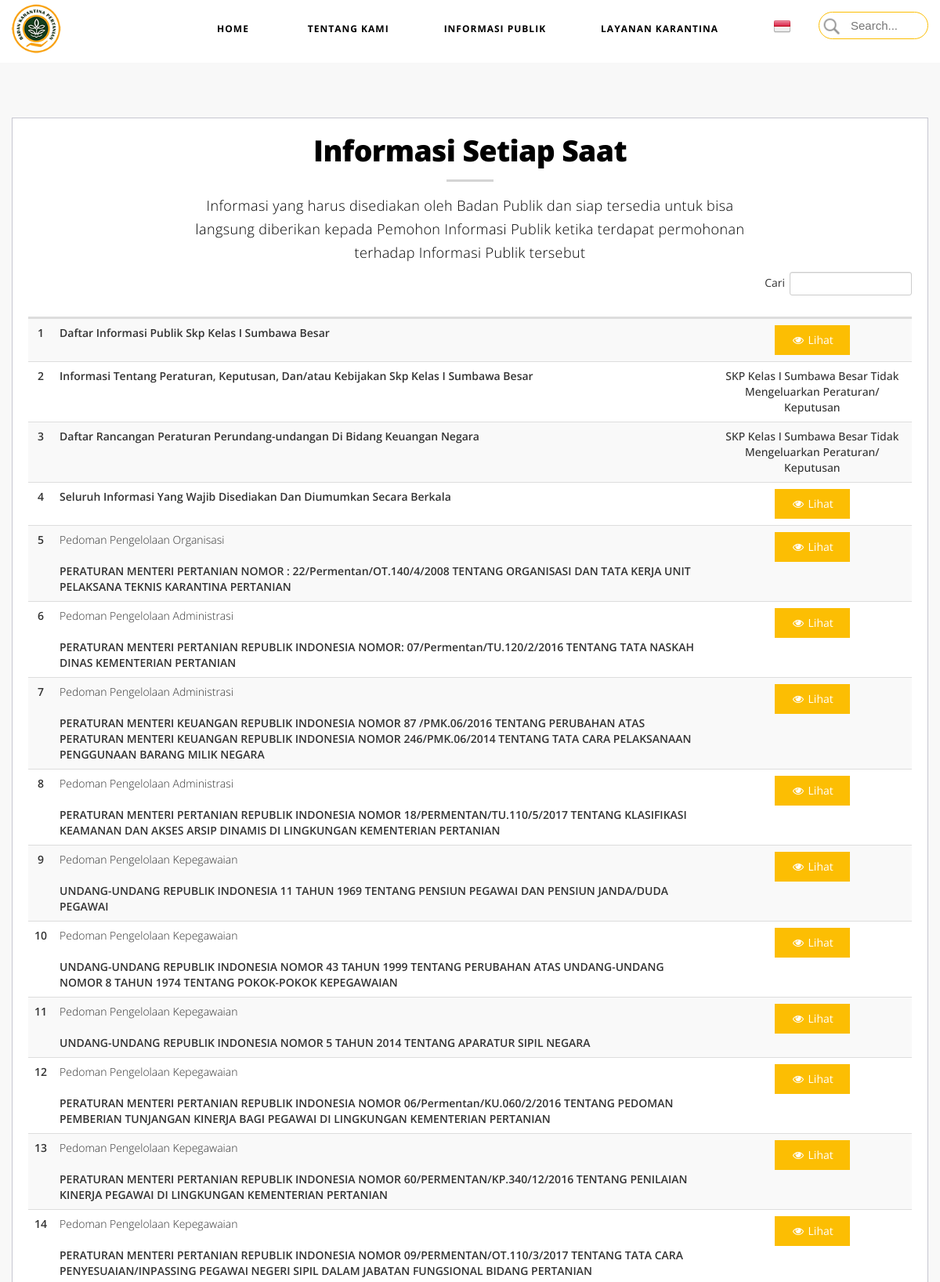
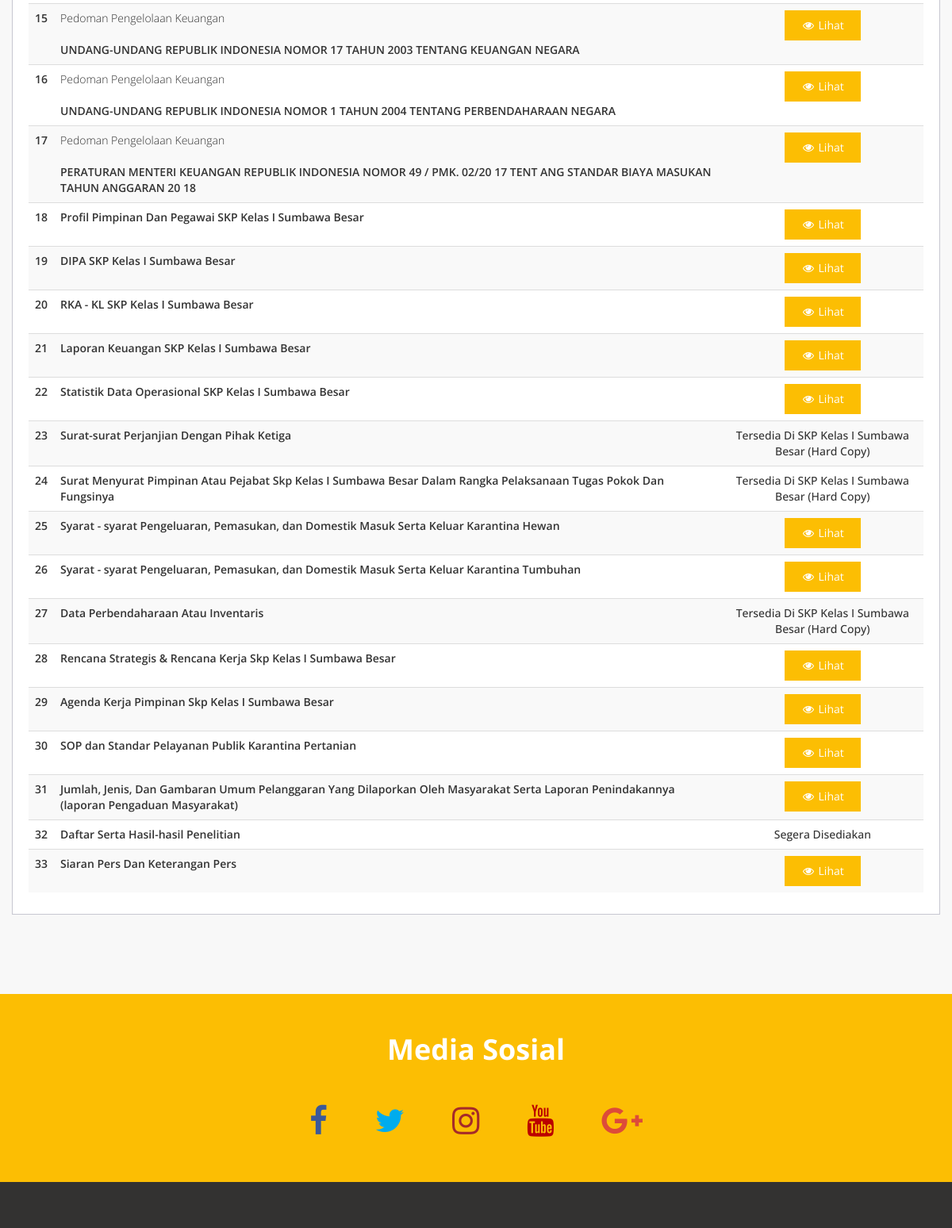
The app's page /ppid?info=setiap_saat (upper part) with its own data (2 pictures, top to bottom).
### tables this page shows
CREATE TABLE `ppid_info_setiapsaat` (
  `id` int(20) NOT NULL,
  `bagian_info` varchar(400) NOT NULL,
  `nama_info` varchar(500) NOT NULL,
  `kategori` varchar(100) NOT NULL,
  `keterangan` varchar(400) NOT NULL,
  `link` varchar(400) NOT NULL,
  `waktu_input` date NOT NULL,
  `jenis` varchar(20) NOT NULL DEFAULT 'setiap_saat'
);

### admin/classes/class_ppid.php (called while the page is built, shortened)
<?php
class ppid{
	private $db;
	public function __construct(Database $db){
			$this->conn = $db;
			$this->db = $this->conn->getConnection();
	}
	public function tampil_info_setiapsaat($id=null){
		$sql = "SELECT * FROM ppid_info_setiapsaat";
		$query = $this->db->query($sql) or die($this->db->error);
		return $query;
	}
}
?>

### admin/config/database.php (called while the page is built, shortened)
<?php
class Database {
	private static $connection;
	private $host = "localhost";
	private $username = "root";
	private $password = "";
	private $database = "websumbawa";
	private function __construct() {
		self::$connection = new mysqli($this->host, $this->username, $this->password, $this->database);
	}
	public function getConnection() {
		return self::$connection;
	}
}
?>

### templates/head.php (called while the page is built, shortened)
<?php
require_once('admin/config/database.php');
require_once('admin/classes/class_ppid.php');
$db = Database::getInstance();
$ppid = new ppid($db);
require_once('templates/header_web.php');
?>

### views/ppid/setiap_saat.php (the view, shortened to what this page needs)
<section class="light-bg atas" id="berkala">
	<div class="container">
		<div class="row">
			<div class="mz-module text-center">
				<div class="mz-module-about text-center">
					<div class="section-title">
						<h2 class="judul">Informasi Setiap Saat</h2>
					</div>
					<div class="col-md-8 col-md-offset-2">
						<h4>Informasi yang harus disediakan oleh Badan Publik dan siap tersedia untuk bisa langsung diberikan kepada Pemohon Informasi Publik ketika terdapat permohonan terhadap Informasi Publik tersebut</h4>
					</div>
					<table id="info_berkala2" class="table table-striped text-center" style="width:100%">
						<thead>
							<tr>
								<th></th>
					            <th></th>
								<th></th>
							</tr>
						</thead>
						<tbody>
							<?php
								$no = 1;
								$tampil = $ppid->tampil_info_setiapsaat();
								while ($data = $tampil->fetch_object()) :
							?>
							<tr>
								<td><?php echo $no++ ?></td>
								<?php
									if (!empty($data->nama_info)) { ?>
											<?php if (!empty($data->kategori)): ?>
													<td><?php echo '<span style="font-weight: 200;">'.$data->kategori.'</span><br><br>'.$data->nama_info;?></td>
											<?php else: ?>
													<td><?php echo $data->nama_info ?></td>
											<?php endif ?>
								<?php	}else{ ?>
										<td><?php echo ucwords($data->bagian_info) ?></td>
								<?php }
								?>
								<?php if (!empty($data->keterangan)): ?>
										<td><?php echo '<span style="font-weight: 500;">'.$data->keterangan.'</span>'; ?></td>
									<?php else: ?>
										<td><a href="<?=$data->link;?>" target="_blank"><button type="button"  class="btn btn-warning"><i class="fa fa-eye fa-fw"></i> Lihat</button></a></td>
								<?php endif ?>
							</tr>
							<?php endwhile ?>
						</tbody>
					</table>
				</div>
			</div>
		</div>
	</div>
</section>

### css/style.css (style rules this page uses)
body { margin: 0px; font-family: "Open Sans", Sans-serif; }
h4, h5, h6 { font-weight: 300; letter-spacing: 0.4px; font-family: "Open Sans", Sans-serif; color: #232323; }
@media (min-width: 768px) { section { padding: 150px 0; } }
section { padding: 70px 0; }
.section-title h2 { font-size: 50px; color: #B3B3BB; font-weight: 900; letter-spacing: -0.6px; position: relative; margin: 0 0 50px 0; padding-bottom: 15px; }
.section-title h2:after { left: 50%; z-index: 1; width: 60px; height: 3px; content: " "; bottom: -5px; margin-left: -30px; text-align: center; position: absolute; background: #D4D4D4; }
.mz-module { position: relative; margin-bottom: 30px; }
.mz-module-about { border: 1px solid #c7c7d1; min-height: 280px; padding: 20px; background-color: #FFF; }
.light-bg { background-color: #f8f8f8; }
.btn { display: inline-block; padding: 8px 20px; margin-bottom: 0; font-size: 14px; font-weight: 400; line-height: 1.42857143; text-align: center; white-space: nowrap; vertical-align: middle; -ms-touch-action: manipulation; touch-action: manipulation; cursor: pointer; -webkit-user-select: none; -moz-user-select: none; -ms-user-select: none; user-select: none; background-image: none; border: 1px solid transparent; border-radius: 0px; background-color: #FCBE03; }
.pagination > li > a:hover, { background-color: white; }
body { top: 0px !important; }

### templates/header_web.php (style rules this page uses)
body { overflow-x: hidden; }

### ppid.php (style rules this page uses)
.atas { margin-top: 50px; }

### views/ppid/setiap_saat.php (style rules this page uses)
section#berkala { margin-top: 80px; }
h2.judul { color: #000; font-size: 28pt }
th { text-align: center; }
td { vertical-align: text-bottom; font-weight: 600; }
td:nth-of-type(2) { text-align: left; padding: 30px; vertical-align: text-bottom; }
h4 { text-align: center; color: #000; line-height: 30px; margin-top: -30px }

### records on screen
ppid_info_setiapsaat: bagian_info "Daftar Informasi Publik Skp Kelas I Sumbawa Besar"
ppid_info_setiapsaat: bagian_info "Informasi Tentang Peraturan, Keputusan, Dan/atau Kebijakan Skp Kelas I Sumbawa Besar", keterangan "SKP Kelas I Sumbawa Besar Tidak Mengeluarkan Peraturan/ Keputusan"
ppid_info_setiapsaat: bagian_info "Daftar Rancangan Peraturan Perundang-undangan Di Bidang Keuangan Negara", keterangan "SKP Kelas I Sumbawa Besar Tidak Mengeluarkan Peraturan/ Keputusan"
ppid_info_setiapsaat: bagian_info "Seluruh Informasi Yang Wajib Disediakan Dan Diumumkan Secara Berkala"
ppid_info_setiapsaat: kategori "Pedoman Pengelolaan Organisasi", nama_info "PERATURAN MENTERI PERTANIAN NOMOR : 22/Permentan/OT.140/4/2008 TENTANG ORGANISASI DAN TATA KERJA UNIT PELAKSANA TEKNIS KARANTINA PERTANIAN"
ppid_info_setiapsaat: kategori "Pedoman Pengelolaan Administrasi", nama_info "PERATURAN MENTERI PERTANIAN REPUBLIK INDONESIA NOMOR: 07/Permentan/TU.120/2/2016 TENTANG TATA NASKAH DINAS KEMENTERIAN PERTANIAN"
ppid_info_setiapsaat: kategori "Pedoman Pengelolaan Administrasi", nama_info "PERATURAN MENTERI KEUANGAN REPUBLIK INDONESIA NOMOR 87 /PMK.06/2016 TENTANG PERUBAHAN ATAS PERATURAN MENTERI KEUANGAN REPUBLIK INDONESIA NOMOR 246/PMK.06/2014 TENTANG TATA CARA PELAKSANAAN PENGGUNAAN BARANG MILIK NEGARA"
ppid_info_setiapsaat: kategori "Pedoman Pengelolaan Administrasi", nama_info "PERATURAN MENTERI PERTANIAN REPUBLIK INDONESIA NOMOR 18/PERMENTAN/TU.110/5/2017 TENTANG KLASIFIKASI KEAMANAN DAN AKSES ARSIP DINAMIS DI LINGKUNGAN KEMENTERIAN PERTANIAN"
ppid_info_setiapsaat: kategori "Pedoman Pengelolaan Kepegawaian", nama_info "UNDANG-UNDANG REPUBLIK INDONESIA 11 TAHUN 1969 TENTANG PENSIUN PEGAWAI DAN PENSIUN JANDA/DUDA PEGAWAI"
ppid_info_setiapsaat: kategori "Pedoman Pengelolaan Kepegawaian", nama_info "UNDANG-UNDANG REPUBLIK INDONESIA NOMOR 43 TAHUN 1999 TENTANG PERUBAHAN ATAS UNDANG-UNDANG NOMOR 8 TAHUN 1974 TENTANG POKOK-POKOK KEPEGAWAIAN"
ppid_info_setiapsaat: kategori "Pedoman Pengelolaan Kepegawaian", nama_info "UNDANG-UNDANG REPUBLIK INDONESIA NOMOR 5 TAHUN 2014 TENTANG APARATUR SIPIL NEGARA"
ppid_info_setiapsaat: kategori "Pedoman Pengelolaan Kepegawaian", nama_info "PERATURAN MENTERI PERTANIAN REPUBLIK INDONESIA NOMOR 06/Permentan/KU.060/2/2016 TENTANG PEDOMAN PEMBERIAN TUNJANGAN KINERJA BAGI PEGAWAI DI LINGKUNGAN KEMENTERIAN PERTANIAN"
ppid_info_setiapsaat: kategori "Pedoman Pengelolaan Kepegawaian", nama_info "PERATURAN MENTERI PERTANIAN REPUBLIK INDONESIA NOMOR 60/PERMENTAN/KP.340/12/2016 TENTANG PENILAIAN KINERJA PEGAWAI DI LINGKUNGAN KEMENTERIAN PERTANIAN"
ppid_info_setiapsaat: kategori "Pedoman Pengelolaan Kepegawaian", nama_info "PERATURAN MENTERI PERTANIAN REPUBLIK INDONESIA NOMOR 09/PERMENTAN/OT.110/3/2017 TENTANG TATA CARA PENYESUAIAN/INPASSING PEGAWAI NEGERI SIPIL DALAM JABATAN FUNGSIONAL BIDANG PERTANIAN"
ppid_info_setiapsaat: kategori "Pedoman Pengelolaan Keuangan", nama_info "UNDANG-UNDANG REPUBLIK INDONESIA NOMOR 17 TAHUN 2003 TENTANG KEUANGAN NEGARA"
ppid_info_setiapsaat: kategori "Pedoman Pengelolaan Keuangan", nama_info "UNDANG-UNDANG REPUBLIK INDONESIA NOMOR 1 TAHUN 2004 TENTANG PERBENDAHARAAN NEGARA"
ppid_info_setiapsaat: kategori "Pedoman Pengelolaan Keuangan", nama_info "PERATURAN MENTERI KEUANGAN REPUBLIK INDONESIA NOMOR 49 / PMK. 02/20 17 TENT ANG STANDAR BIAYA MASUKAN TAHUN ANGGARAN 20 18"
ppid_info_setiapsaat: nama_info "Profil Pimpinan Dan Pegawai SKP Kelas I Sumbawa Besar"
ppid_info_setiapsaat: nama_info "DIPA SKP Kelas I Sumbawa Besar"
ppid_info_setiapsaat: nama_info "RKA - KL SKP Kelas I Sumbawa Besar"
ppid_info_setiapsaat: nama_info "Laporan Keuangan SKP Kelas I Sumbawa Besar"
ppid_info_setiapsaat: nama_info "Statistik Data Operasional SKP Kelas I Sumbawa Besar"
ppid_info_setiapsaat: bagian_info "Surat-surat Perjanjian Dengan Pihak Ketiga", keterangan "Tersedia Di SKP Kelas I Sumbawa Besar (Hard Copy)"
ppid_info_setiapsaat: bagian_info "Surat Menyurat Pimpinan Atau Pejabat Skp Kelas I Sumbawa Besar Dalam Rangka Pelaksanaan Tugas Pokok Dan Fungsinya", keterangan "Tersedia Di SKP Kelas I Sumbawa Besar (Hard Copy)"
ppid_info_setiapsaat: nama_info "Syarat - syarat Pengeluaran, Pemasukan, dan Domestik Masuk Serta Keluar Karantina Hewan"
ppid_info_setiapsaat: nama_info "Syarat - syarat Pengeluaran, Pemasukan, dan Domestik Masuk Serta Keluar Karantina Tumbuhan"
ppid_info_setiapsaat: bagian_info "Data Perbendaharaan Atau Inventaris", keterangan "Tersedia Di SKP Kelas I Sumbawa Besar (Hard Copy)"
ppid_info_setiapsaat: bagian_info "Rencana Strategis & Rencana Kerja Skp Kelas I Sumbawa Besar"
ppid_info_setiapsaat: bagian_info "Agenda Kerja Pimpinan Skp Kelas I Sumbawa Besar"
ppid_info_setiapsaat: nama_info "SOP dan Standar Pelayanan Publik Karantina Pertanian"
ppid_info_setiapsaat: bagian_info "Jumlah, Jenis, Dan Gambaran Umum Pelanggaran Yang Dilaporkan Oleh Masyarakat Serta Laporan Penindakannya (laporan Pengaduan Masyarakat)"
ppid_info_setiapsaat: bagian_info "Daftar Serta Hasil-hasil Penelitian", keterangan "Segera Disediakan"
ppid_info_setiapsaat: bagian_info "Siaran Pers Dan Keterangan Pers"
